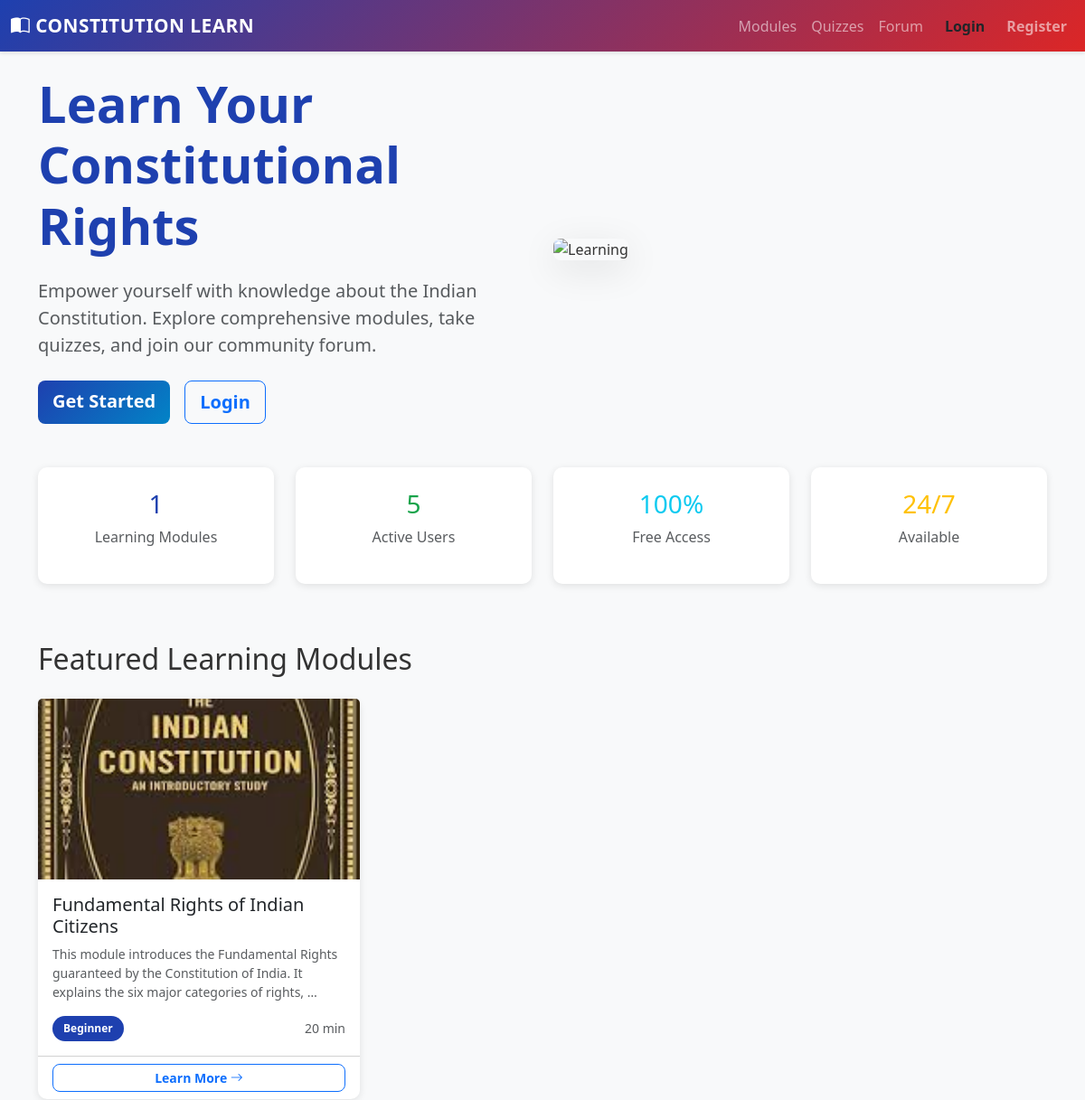
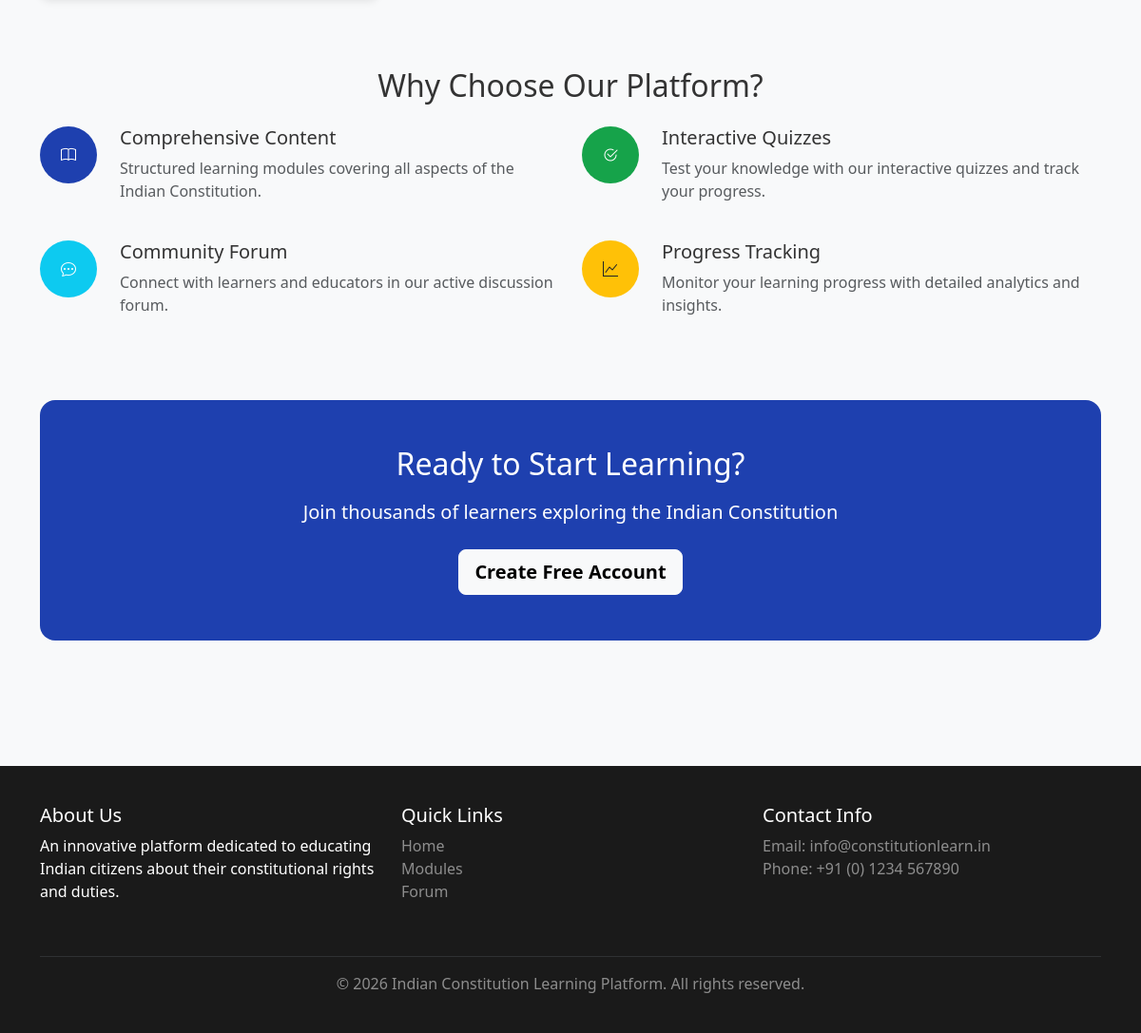
The page / on the database its author committed (2 pictures, top to bottom).
### core/models.py (models this page shows, shortened)
class LearningModule(models.Model):
    STATUS_CHOICES = [
        ('draft', 'Draft'),
        ('published', 'Published'),
        ('archived', 'Archived'),
    ]
    title = models.CharField(
        max_length=255,
        unique=True,
        help_text='Module title'
    )
    description = models.TextField(help_text='Module description')
    content = models.TextField(help_text='Module main content')
    slug = models.SlugField(
        unique=True,
        help_text='URL-friendly identifier'
    )
    created_by = models.ForeignKey(
        CustomUser,
        on_delete=models.SET_NULL,
        null=True,
        related_name='created_modules',
        help_text='Educator who created this module'
    )
    status = models.CharField(
        max_length=20,
        choices=STATUS_CHOICES,
        default='draft',
        help_text='Publication status'
    )
    order = models.PositiveIntegerField(
        default=0,
        help_text='Display order'
    )
    image = models.ImageField(
        upload_to='modules/',
        blank=True,
        null=True,
        help_text='Module cover image'
    )
    attachment = models.FileField(
        upload_to='modules/attachments/',
        blank=True,
        null=True,
        help_text='Additional PDF or document'
    )
    difficulty_level = models.CharField(
        max_length=20,
        choices=[
            ('beginner', 'Beginner'),
            ('intermediate', 'Intermediate'),
            ('advanced', 'Advanced'),
        ],
        default='beginner',
        help_text='Difficulty level'
    )
    estimated_time = models.PositiveIntegerField(
        default=15,
        help_text='Estimated reading time in minutes'
    )
    created_at = models.DateTimeField(auto_now_add=True)
    updated_at = models.DateTimeField(auto_now=True)
    published_at = models.DateTimeField(null=True, blank=True)
    class Meta:
        db_table = 'learning_module'
        verbose_name = 'Learning Module'
        verbose_name_plural = 'Learning Modules'
        ordering = ['order', '-created_at']
        indexes = [
            models.Index(fields=['status', 'order']),
            models.Index(fields=['slug']),
        ]

### core/views.py (the view)
# urls.py: path('', views.home_view, name='home'),
def home_view(request):
    if request.user.is_authenticated:
        return redirect('dashboard')
    context = {
        'total_modules': LearningModule.objects.filter(status='published').count(),
        'total_users': CustomUser.objects.count(),
        'recent_modules': LearningModule.objects.filter(status='published').order_by('-created_at')[:3],
    }
    return render(request, 'core/home.html', context)

### templates/core/home.html (shortened to what this page needs)
{% extends "base.html" %}
{% block content %}
<div class="container">
    <div class="row align-items-center mb-5">
        <div class="col-lg-6">
            <h1 class="display-4 fw-bold mb-4" style="color: #1e40af;">
                Learn Your Constitutional Rights
            </h1>
            <p class="lead mb-4 text-muted">
                Empower yourself with knowledge about the Indian Constitution. Explore comprehensive modules, take quizzes, and join our community forum.
            </p>
            {% if not user.is_authenticated %}
                <div class="d-flex gap-3">
                    <a href="{% url 'register' %}" class="btn btn-primary btn-lg">Get Started</a>
                    <a href="{% url 'login' %}" class="btn btn-outline-primary btn-lg">Login</a>
                </div>
            {% else %}
                <a href="{% url 'module_list' %}" class="btn btn-primary btn-lg">Start Learning</a>
            {% endif %}
        </div>
        <div class="col-lg-6">
            <img src="https://images.unsplash.com/photo-1531482615713-2afd69097998?w=600&h=600&fit=crop"
                 alt="Learning" class="img-fluid rounded-3" style="box-shadow: 0 10px 40px rgba(0,0,0,0.1);">
        </div>
    </div>
    <div class="row mb-5">
        <div class="col-md-3 mb-3">
            <div class="card text-center h-100">
                <div class="card-body py-4">
                    <h3 class="text-primary">{{ total_modules }}</h3>
                    <p class="text-muted">Learning Modules</p>
                </div>
            </div>
        </div>
        <div class="col-md-3 mb-3">
            <div class="card text-center h-100">
                <div class="card-body py-4">
                    <h3 class="text-success">{{ total_users }}</h3>
                    <p class="text-muted">Active Users</p>
                </div>
            </div>
        </div>
        <div class="col-md-3 mb-3">
            <div class="card text-center h-100">
                <div class="card-body py-4">
                    <h3 class="text-info">100%</h3>
                    <p class="text-muted">Free Access</p>
                </div>
            </div>
        </div>
        <div class="col-md-3 mb-3">
            <div class="card text-center h-100">
                <div class="card-body py-4">
                    <h3 class="text-warning">24/7</h3>
                    <p class="text-muted">Available</p>
                </div>
            </div>
        </div>
    </div>
    <div class="mb-5">
        <h2 class="mb-4">Featured Learning Modules</h2>
        <div class="row">
            {% for module in recent_modules %}
                <div class="col-md-4 mb-4">
                    <div class="card h-100">
                        {% if module.image %}
                            <img src="{{ module.image.url }}" class="card-img-top" alt="{{ module.title }}" style="height: 200px; object-fit: cover;">
                        {% else %}
                            <div class="card-img-top bg-light d-flex align-items-center justify-content-center" style="height: 200px;">
                                <i class="bi bi-book-half text-muted" style="font-size: 3rem;"></i>
                            </div>
                        {% endif %}
                        <div class="card-body">
                            <h5 class="card-title">{{ module.title }}</h5>
                            <p class="card-text text-muted small">{{ module.description|truncatewords:20 }}</p>
                            <div class="d-flex justify-content-between align-items-center">
                                <span class="badge" style="background-color: #1e40af;">{{ module.get_difficulty_level_display }}</span>
                                <small class="text-muted">{{ module.estimated_time }} min</small>
                            </div>
                        </div>
                        <div class="card-footer bg-transparent">
                            <a href="{% url 'module_detail' module.slug %}" class="btn btn-sm btn-outline-primary w-100">
                                Learn More <i class="bi bi-arrow-right"></i>
                            </a>
                        </div>
                    </div>
                </div>
            {% empty %}
                <div class="col-12">
                    <div class="alert alert-info">No modules available yet.</div>
                </div>
            {% endfor %}
        </div>
    </div>
    <div class="mb-5">
        <h2 class="mb-4 text-center">Why Choose Our Platform?</h2>
        <div class="row">
            <div class="col-md-6 mb-4">
                <div class="d-flex">
                    <div class="me-4">
                        <div class="rounded-circle bg-primary text-white p-3 text-center" style="width: 60px; height: 60px; display: flex; align-items: center; justify-content: center;">
                            <i class="bi bi-book"></i>
                        </div>
                    </div>
                    <div>
                        <h5>Comprehensive Content</h5>
                        <p class="text-muted">Structured learning modules covering all aspects of the Indian Constitution.</p>
                    </div>
                </div>
            </div>
            <div class="col-md-6 mb-4">
                <div class="d-flex">
                    <div class="me-4">
                        <div class="rounded-circle bg-success text-white p-3 text-center" style="width: 60px; height: 60px; display: flex; align-items: center; justify-content: center;">
                            <i class="bi bi-check2-circle"></i>
                        </div>
                    </div>
                    <div>
                        <h5>Interactive Quizzes</h5>
                        <p class="text-muted">Test your knowledge with our interactive quizzes and track your progress.</p>
                    </div>
                </div>
            </div>
            <div class="col-md-6 mb-4">
                <div class="d-flex">
                    <div class="me-4">
                        <div class="rounded-circle bg-info text-white p-3 text-center" style="width: 60px; height: 60px; display: flex; align-items: center; justify-content: center;">
                            <i class="bi bi-chat-dots"></i>
                        </div>
                    </div>
                    <div>
                        <h5>Community Forum</h5>
                        <p class="text-muted">Connect with learners and educators in our active discussion forum.</p>
                    </div>
                </div>
            </div>
            <div class="col-md-6 mb-4">
                <div class="d-flex">
                    <div class="me-4">
                        <div class="rounded-circle bg-warning text-dark p-3 text-center" style="width: 60px; height: 60px; display: flex; align-items: center; justify-content: center;">
                            <i class="bi bi-graph-up"></i>
                        </div>
                    </div>
                    <div>
                        <h5>Progress Tracking</h5>
                        <p class="text-muted">Monitor your learning progress with detailed analytics and insights.</p>
                    </div>
                </div>
            </div>
        </div>
    </div>
    {% if not user.is_authenticated %}
        <div class="bg-primary text-white rounded-4 p-5 text-center mb-5">
            <h2 class="mb-3">Ready to Start Learning?</h2>
            <p class="lead mb-4">Join thousands of learners exploring the Indian Constitution</p>
            <a href="{% url 'register' %}" class="btn btn-light btn-lg">Create Free Account</a>
        </div>
    {% endif %}
</div>
{% endblock %}

### static/css/style.css (style rules this page uses)
:root { --primary-color: #1e40af; --secondary-color: #dc2626; --success-color: #16a34a; --warning-color: #d97706; --danger-color: #dc2626; --info-color: #0284c7; --dark-color: #1a1a1a; --light-color: #f8f9fa; }
* { margin: 0; padding: 0; box-sizing: border-box; }
body { font-family: 'Segoe UI', Tahoma, Geneva, Verdana, sans-serif; background-color: #f8f9fa; color: #333; }
.card { border: none; border-radius: 10px; box-shadow: 0 2px 8px rgba(0,0,0,0.1); transition: all 0.3s cubic-bezier(0.4, 0, 0.2, 1); }
.btn { border-radius: 8px; font-weight: 600; transition: all 0.3s ease; }
.btn-primary { background: linear-gradient(135deg, var(--primary-color), var(--info-color)); border: none; }
.badge { padding: 0.5rem 0.75rem; font-weight: 600; border-radius: 20px; }
.text-primary { color: var(--primary-color) !important; }
.text-success { color: var(--success-color) !important; }
.bg-primary { background-color: var(--primary-color) !important; }
.bg-success { background-color: var(--success-color) !important; }

### templates/base.html (style rules this page uses)
:root { --primary-color: #1e40af; --secondary-color: #dc2626; --success-color: #16a34a; }
body { font-family: 'Segoe UI', Tahoma, Geneva, Verdana, sans-serif; background-color: #f8f9fa; }
.card { border: none; border-radius: 10px; box-shadow: 0 2px 8px rgba(0,0,0,0.1); transition: transform 0.3s, box-shadow 0.3s; }
.btn-primary { background-color: var(--primary-color); border-color: var(--primary-color); }

### rows shown on the page
LearningModule: image (picture), title "Fundamental Rights of Indian Citizens", description "This module introduces the Fundamental Rights guaranteed by the Constitution of India. It explains the six major categories of rights, …", difficulty_level "Beginner", estimated_time "20"

### other values the page prints
{{ total_modules }} "1"
{{ total_users }} "5"
